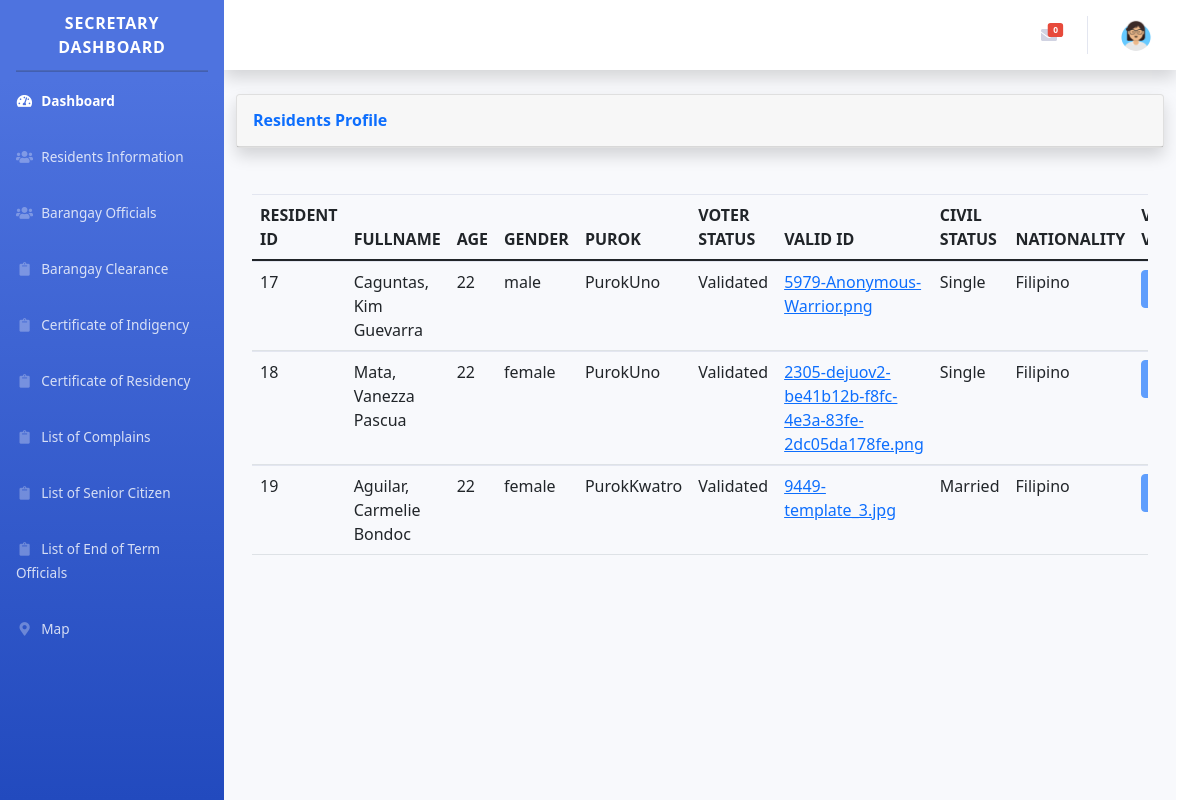
Screenshot of /resident.php with the database file from the repository.
### tables this page shows
CREATE TABLE `tbl_resident` (
  `id_resident` int(11) NOT NULL,
  `user_id` int(11) NOT NULL,
  `lname_resident` varchar(55) NOT NULL,
  `fname_resident` varchar(55) NOT NULL,
  `mname_resident` varchar(55) NOT NULL,
  `suffix_resident` varchar(55) NOT NULL,
  `birthdate_resident` date NOT NULL,
  `age` int(11) NOT NULL,
  `gender` varchar(55) NOT NULL,
  `purok` varchar(55) NOT NULL,
  `voter_status` varchar(55) NOT NULL,
  `civil_status` varchar(55) NOT NULL,
  `nationality` varchar(55) NOT NULL,
  `Status` tinyint(4) NOT NULL,
  `valid_id` varbinary(1052) NOT NULL,
  `ClearCert` varbinary(1052) NOT NULL,
  `IndiCert` varbinary(1052) NOT NULL,
  `ResiCert` varbinary(1052) NOT NULL,
  `id_uploadDate` varchar(255) NOT NULL
);

### resident.php (the view, shortened to what this page needs)
	<?php
	include('includes/header.php');
	include('includes/navbar.php');
	?>
	<link rel="stylesheet" href="https://cdn.datatables.net/1.11.4/css/dataTables.bootstrap5.min.css" />
	<div id="content-wrapper" class="d-flex flex-column">
		<div id="content">
			<nav class="navbar navbar-expand navbar-light bg-white topbar mb-4 static-top shadow">
				<ul class="navbar-nav ml-auto">
				<?php
			    include("condb.php");
			    $sql = "SELECT * FROM tbl_msg WHERE msg_status=1 AND Status = 1";
			    $result= mysqli_query($cn,$sql);
			    $row= mysqli_num_rows($result);
			    ?>
				<li class="nav-item dropdown no-arrow mx-1">
					<a class="nav-link dropdown-toggle" href="#" id="alertsDropdown" role="button" data-toggle="dropdown" aria-haspopup="true" aria-expanded="false">
						<span class="badge badge-danger badge-counter"> <?php echo $row; ?></span>
					</a>
			</li>
			<li class="nav-item dropdown no-arrow">
				<a class="nav-link dropdown-toggle" href="#" id="userDropdown" role="button"
				data-toggle="dropdown" aria-haspopup="true" aria-expanded="false">
				<img src="img/admin.png" class="img-profile rounded-circle">
			</a>
	</li>
	</ul>
	</nav>
	<div class="container-fluid">
		<div class="card shadow mb-4">
			<div class="card-header py-3">
				<h6 class="m-0 font-weight-bold text-primary">Residents Profile
				</h6>
			</div>
		</div>
		<div class="card-body">
			<div class="table-responsive">
				<table class="table table-hover" id="dataTable" width="100%" cellspacing="0">
					<thead>
						<tr>
							<th>RESIDENT ID</th>
							<th>FULLNAME</th>
							<th>AGE</th>
							<th>GENDER</th>
							<th>PUROK</th>
							<th>VOTER STATUS</th>
							<th>VALID ID</th>
							<th>CIVIL STATUS</th>
							<th>NATIONALITY</th>
							<th>VALIDATE VOTER</th>
						</tr>
					</thead>
					<?php
						$sql = "SELECT * FROM tbl_resident WHERE Status = '1' ";
                  		$result = mysqli_query($cn, $sql);
                  		$row= mysqli_num_rows($result);
						while ($results = mysqli_fetch_array($result)) { ?>
						<tr>
							<td><?php echo $results ['id_resident'] ?></td>
							<td><?php echo $results ['lname_resident'], ", " , $results ['fname_resident'], " ", $results ['mname_resident'], " ", $results ['suffix_resident'] ?></td>
							<td><?php echo $results ['age'] ?></td>
							<td><?php echo $results ['gender'] ?></td>
							<td><?php echo $results ['purok'] ?></td>
							<td><?php echo $results ['voter_status'] ?></td>
							<?php
								if ($results['valid_id'] != null) {
			                    echo '<td><a href="idDownload.php?src='.$results['valid_id'].'">'.$results['valid_id'].'</a></td>';
			                  }else{
			                     echo "<td>ID was not Uploaded</td> ";
			                  }?>
										<td><?php echo $results ['civil_status'] ?></td>
							<td><?php echo $results ['nationality'] ?></td>
							<td>
								<form action="validate.php" method="post">
									<?php
									 if ($row>0) {
                        if ($results['voter_status'] == '0') {
									?>
									<button type="submit" class="btn btn-primary" name="delete"><i class="fa fa-check"></i></button>
									<?php
								}else if ($results['voter_status'] == 'Validated') {
									echo'<button type="submit" class="btn btn-primary" name="delete" disabled="true"><i class="fa fa-check"></i></button>';
								}else
								{
									?>
									<button type="submit" class="btn btn-primary" name="delete"><i class="fa fa-check"></i></button>
									<?php
								}
							}else{
									?>
									<button type="submit" class="btn btn-primary" name="delete" disabled="true"><i class="fa fa-check"></i></button>
									<?php
								}
								?>
								</form>
							</td>
						</tr>
					<?php } ?>
				</table>
			</div>
		</div>
	</div>
	</div>
	</div>
<?php
include ('includes/footer.php');
 ?>

### rows the page displays
tbl_resident: id_resident "17", lname_resident "Caguntas", fname_resident "Kim", mname_resident "Guevarra", age "22", gender "male", purok "PurokUno", voter_status "Validated", valid "5979-Anonymous-Warrior.png", civil_status "Single", nationality "Filipino"
tbl_resident: id_resident "18", lname_resident "Mata", fname_resident "Vanezza", mname_resident "Pascua", age "22", gender "female", purok "PurokUno", voter_status "Validated", valid "2305-dejuov2-be41b12b-f8fc-4e3a-83fe-2dc05da178fe.png", civil_status "Single", nationality "Filipino"
tbl_resident: id_resident "19", lname_resident "Aguilar", fname_resident "Carmelie", mname_resident "Bondoc", age "22", gender "female", purok "PurokKwatro", voter_status "Validated", valid "9449-template_3.jpg", civil_status "Married", nationality "Filipino"

### other values shown
$row "0"
